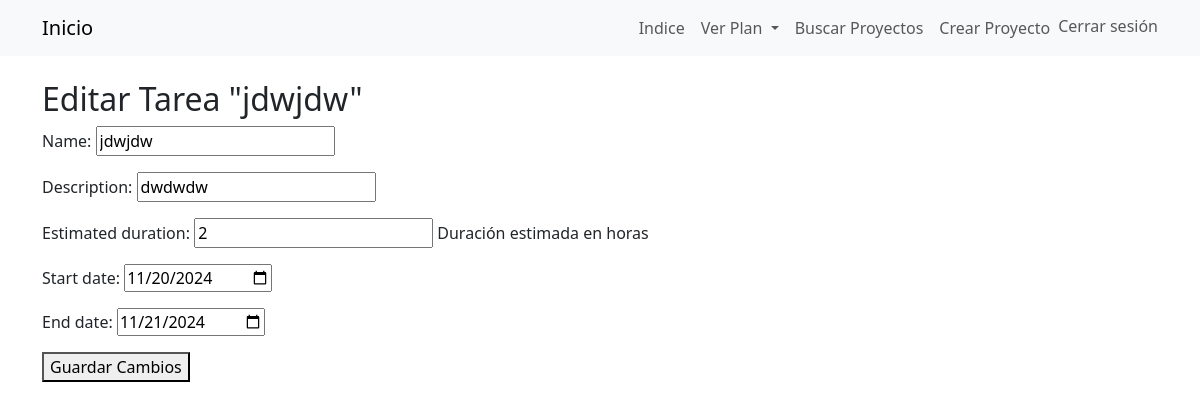
The page /project-plan/13/tasks/edit/7/ (signed in) on the database its author committed.
### creadorAPP/models.py (models this page shows, shortened)
class Task(models.Model):
    project = models.ForeignKey(ProjectPlan, on_delete=models.CASCADE, related_name='tasks')
    name = models.CharField(max_length=255)
    description = models.CharField(
        max_length=255,
        blank=True,
        null=True,
    )
    estimated_duration = models.PositiveIntegerField(help_text="Duración estimada en horas")
    created_at = models.DateTimeField(auto_now_add=True)
    start_date = models.DateField(null=True, blank=True)  # Campo para la fecha de inicio
    end_date = models.DateField(null=True, blank=True)    # Campo para la fecha de fin

### creadorAPP/views.py (the view)
# urls.py: path('project-plan/<int:project_id>/tasks/edit/<int:task_id>/', views.edit_task, name='edit_task'),
@login_required
def edit_task(request, task_id, project_id):
    task = get_object_or_404(Task, id=task_id)
    if request.method == 'POST':
        form = TaskForm(request.POST, instance=task)
        if form.is_valid():
            form.save()
            return redirect('task_list', project_id)
    else:
        form = TaskForm(instance=task)
    return render(request, 'tasks/edit_task.html', {'form': form, 'task': task, 'project_id': project_id})

### creadorAPP/forms.py
class TaskForm(forms.ModelForm):
    class Meta:
        model = Task
        fields = ['name', 'description','estimated_duration', 'start_date', 'end_date']
        widgets = {
            'description': forms.TextInput(attrs={'maxlength': 255, 'placeholder': 'Descripción corta'}),
            'start_date': forms.DateInput(attrs={'type': 'date'}),
            'end_date': forms.DateInput(attrs={'type': 'date'}),
        }

### creadorAPP/templates/tasks/edit_task.html (shortened to what this page needs)
{% extends 'base.html' %}
{% block content %}
<body>
    <h2>Editar Tarea "{{ task.name }}"</h2>
    <form method="post">
        {{ form.as_p }}
        <button type="submit">Guardar Cambios</button>
    </form>
</body>
{% endblock %}

### rows shown on the page
Task: name "jdwjdw", description "dwdwdw", estimated_duration "2", start_date "11/20/2024", end_date "11/21/2024"
